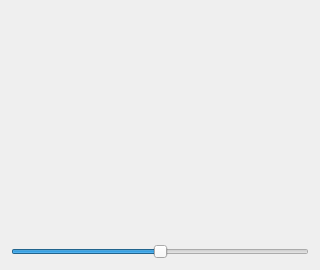
<?xml version="1.0" encoding="UTF-8"?>
<ui version="4.0">
 <class>bassma::QSimulation</class>
 <widget class="QWidget" name="bassma::QSimulation">
  <property name="windowModality">
   <enum>Qt::NonModal</enum>
  </property>
  <property name="enabled">
   <bool>true</bool>
  </property>
  <property name="geometry">
   <rect>
    <x>0</x>
    <y>0</y>
    <width>320</width>
    <height>270</height>
   </rect>
  </property>
  <property name="sizePolicy">
   <sizepolicy hsizetype="Preferred" vsizetype="Preferred">
    <horstretch>0</horstretch>
    <verstretch>0</verstretch>
   </sizepolicy>
  </property>
  <property name="minimumSize">
   <size>
    <width>320</width>
    <height>270</height>
   </size>
  </property>
  <property name="maximumSize">
   <size>
    <width>640</width>
    <height>510</height>
   </size>
  </property>
  <property name="windowTitle">
   <string>Form</string>
  </property>
  <property name="layoutDirection">
   <enum>Qt::LeftToRight</enum>
  </property>
  <layout class="QVBoxLayout" name="verticalLayout_2">
   <item>
    <widget class="bassma::QIrrlichtWidget" name="video" native="true">
     <property name="sizePolicy">
      <sizepolicy hsizetype="MinimumExpanding" vsizetype="MinimumExpanding">
       <horstretch>0</horstretch>
       <verstretch>0</verstretch>
      </sizepolicy>
     </property>
     <property name="minimumSize">
      <size>
       <width>320</width>
       <height>240</height>
      </size>
     </property>
     <property name="maximumSize">
      <size>
       <width>640</width>
       <height>480</height>
      </size>
     </property>
     <property name="layoutDirection">
      <enum>Qt::LeftToRight</enum>
     </property>
    </widget>
   </item>
   <item>
    <widget class="QSlider" name="speedSlider">
     <property name="minimum">
      <number>-20</number>
     </property>
     <property name="maximum">
      <number>20</number>
     </property>
     <property name="orientation">
      <enum>Qt::Horizontal</enum>
     </property>
    </widget>
   </item>
  </layout>
 </widget>
 <customwidgets>
  <customwidget>
   <class>bassma::QIrrlichtWidget</class>
   <extends>QWidget</extends>
   <header>QIrrlichtWidget.h</header>
   <container>1</container>
   <slots>
    <slot>setSpeed(int)</slot>
   </slots>
  </customwidget>
 </customwidgets>
 <resources/>
 <connections>
  <connection>
   <sender>speedSlider</sender>
   <signal>valueChanged(int)</signal>
   <receiver>video</receiver>
   <slot>setSpeed(int)</slot>
   <hints>
    <hint type="sourcelabel">
     <x>169</x>
     <y>247</y>
    </hint>
    <hint type="destinationlabel">
     <x>169</x>
     <y>115</y>
    </hint>
   </hints>
  </connection>
 </connections>
</ui>
